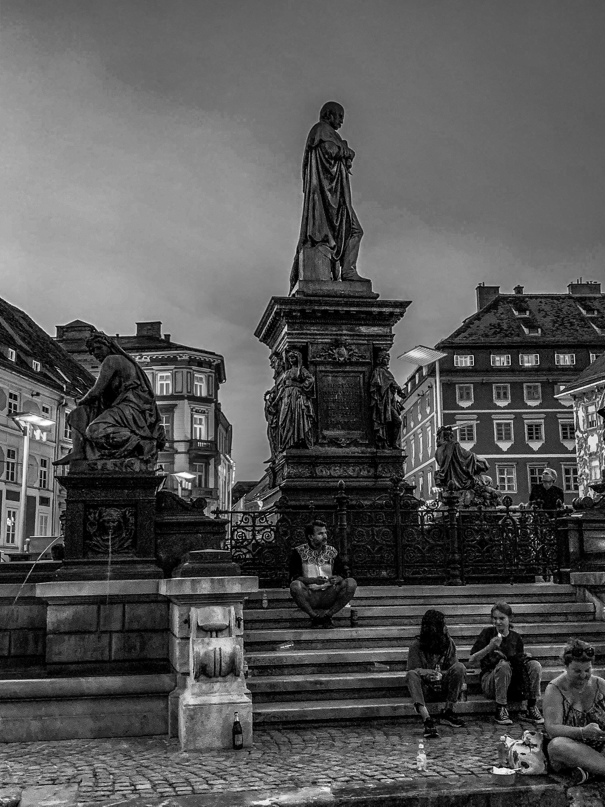
%> input picture Assignment 2 - Local operations/src/media/graz.png, 605 x 807 px
$ octave anisotropicGaussian.m   (GNU Octave 9; MATLAB toolbox functions it lacks are replaced by stand-ins)
%> lines starting %> are read from the running program, lines starting %| are printed output that depends on the picture
### Assignment 2 - Local operations/src/gaussianKernel.m
function res = gaussianKernel(sigma, angle)
    if sigma == 0
        res = 1;
        return;
    end
    if size(sigma) == 1
        sigma = [sigma, sigma];
    end
    angle = deg2rad(angle);
    kernelsize = 4*sigma+1;
    kernelsize = abs([cos(angle) sin(angle)]) .* kernelsize(1) + abs([sin(angle) cos(angle)]) .* kernelsize(2);
    % kernelsize = [abs(cos(angle))*kernelsize(1) + abs(sin(angle))*kernelsize(2), abs(sin(angle))*kernelsize(1) + abs(cos(angle))*kernelsize(2)];

    [X,Y] = meshgrid(1:kernelsize(2),1:kernelsize(1));
    X = X - kernelsize(2)/2;
    Y = Y - kernelsize(1)/2;
    Xg = X * cos(angle) - Y * sin(angle);
    Yg = X * sin(angle) + Y * cos(angle);

    res = exp(-(Xg.^2/(2*sigma(2)^2) + Yg.^2/(2*sigma(1)^2)));
    res = res / sum(res(:));
end

### Assignment 2 - Local operations/src/anisotropicGaussian.m
im = im2double(imread("./media/graz.png"));
%> im: size 807x605 double; min 0, max 1, mean 0.337

% Motion blur filter
motionblur_filter = gaussianKernel([10, 1], -45);
im_motionblur = imfilter(im, motionblur_filter, 'symmetric');
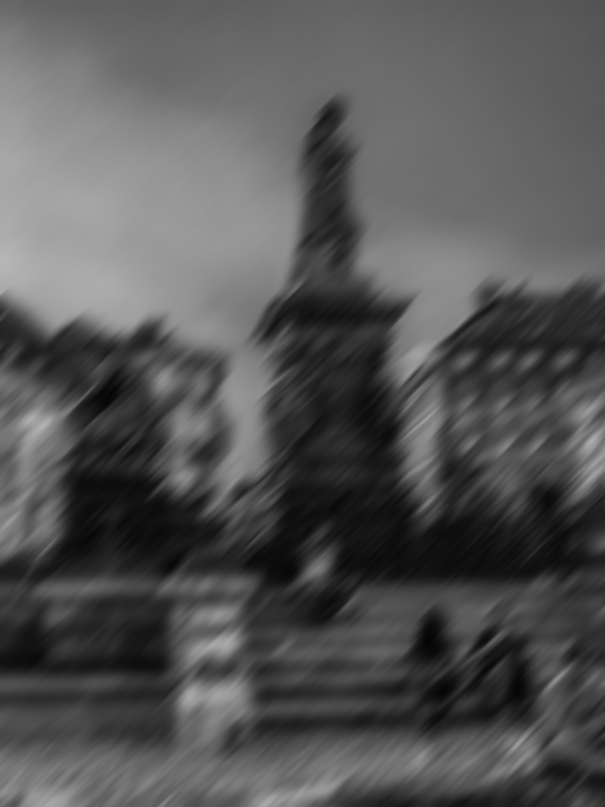
%> im_motionblur: size 807x605 double; min 0.0176, max 0.715, mean 0.337


blur_filter = gaussianKernel(10, 0);
im_blur = imfilter(im, blur_filter, 'symmetric');
figure(); imshow([im, im_motionblur], []); title("Anisotropic blur");
%> after `imshow([im, im_motionblur], [])`:
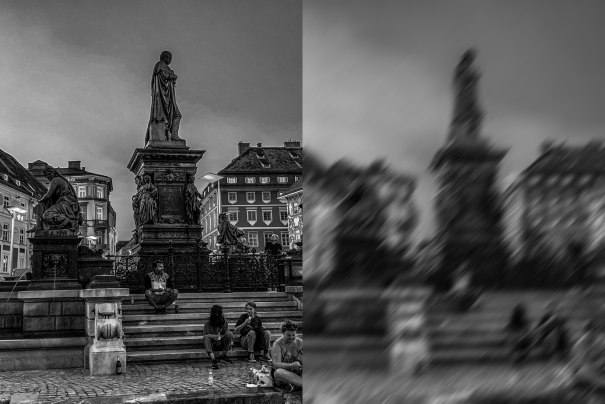
%> displayed picture: size 807x1210, on the screen's scale of 0 to 255 (shown at 1/2 size); min 0, max 255, mean 85.9
imwrite(im2uint8(im), "./out/5.im.jpg");
imwrite(im2uint8(motionblur_filter/(min(motionblur_filter(:))+max(motionblur_filter(:)))), "./out/5.motionblur_filter.jpg");
imwrite(im2uint8(im_motionblur), "./out/5.im_motionblur.jpg");
imwrite(im2uint8(blur_filter/(min(blur_filter(:))+max(blur_filter(:)))), "./out/5.blur_filter.jpg");
imwrite(im2uint8(im_blur), "./out/5.im_blur.jpg");

$ run again, with Assignment 2 - Local operations/src/media/delicate_arch.jpg saved as Assignment 2 - Local operations/src/media/graz.png
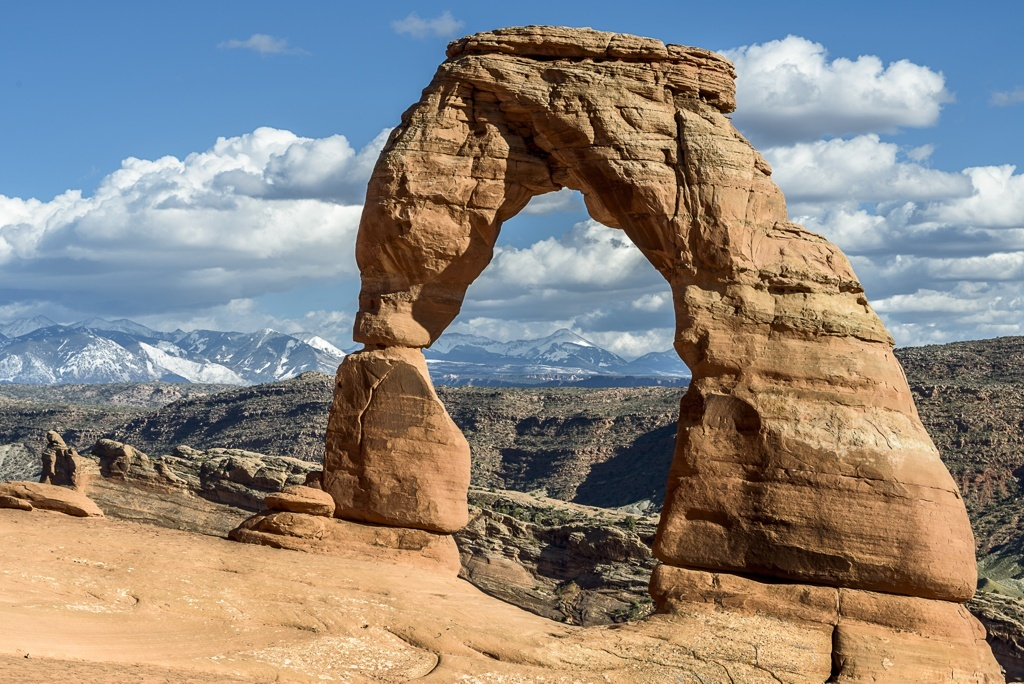
%> input picture Assignment 2 - Local operations/src/media/delicate_arch.jpg, 1024 x 684 px
%> `im_blur = imfilter(im, blur_filter, 'symmetric');`:
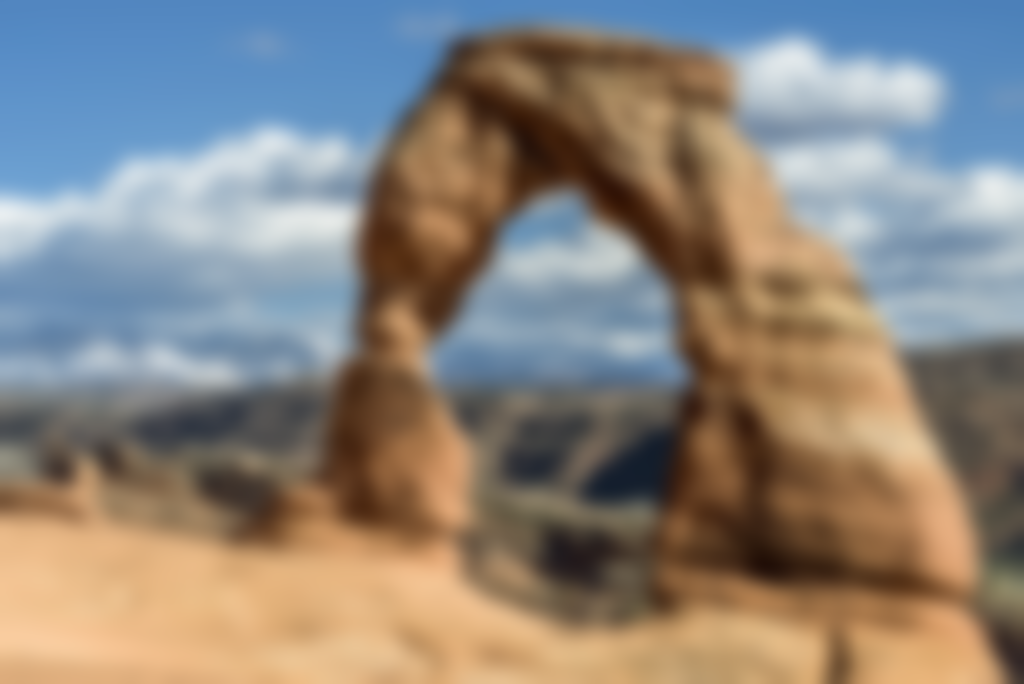
%> im_blur: size 684x1024x3 double; mean R, G, B 0.552, 0.525, 0.496; mean of the top-left, top-right, bottom-left and bottom-right quarters 0.573, 0.558, 0.546, 0.421
%> `imshow([im, im_motionblur], [])`:
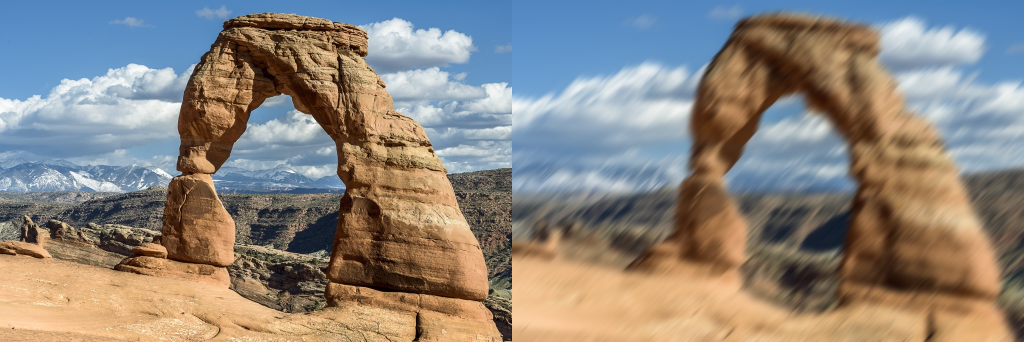
%> displayed picture: size 684x2048x3, on the screen's scale of 0 to 255 (shown at 1/2 size); mean R, G, B 140.8, 133.9, 126.5

$ run again, with Assignment 2 - Local operations/src/media/jellyfish.jpg saved as Assignment 2 - Local operations/src/media/graz.png
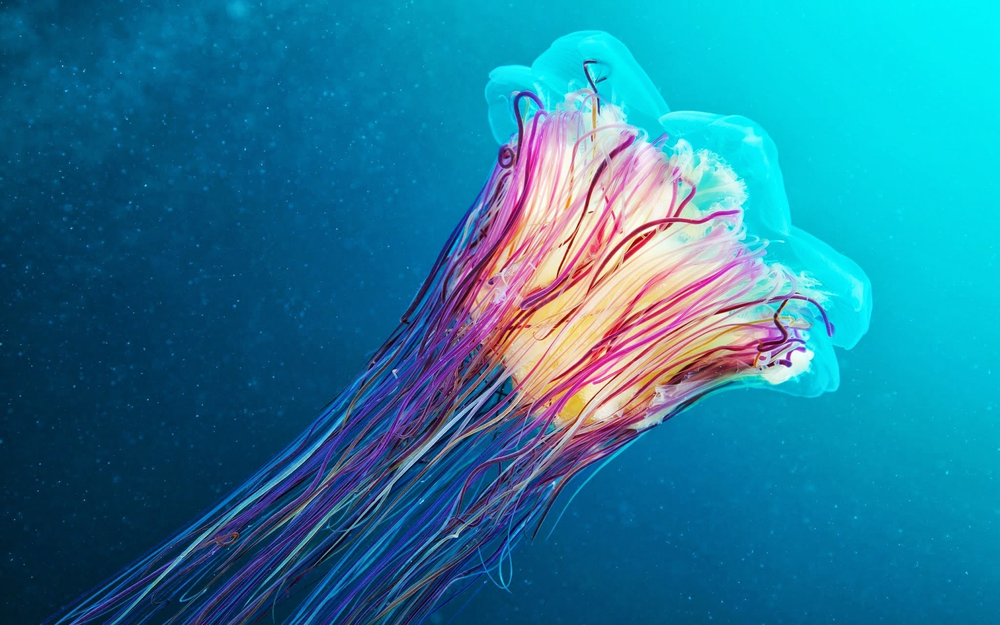
%> input picture Assignment 2 - Local operations/src/media/jellyfish.jpg, 1000 x 625 px, shrunk from 2048 x 1280 before the run
%> `im_blur = imfilter(im, blur_filter, 'symmetric');`:
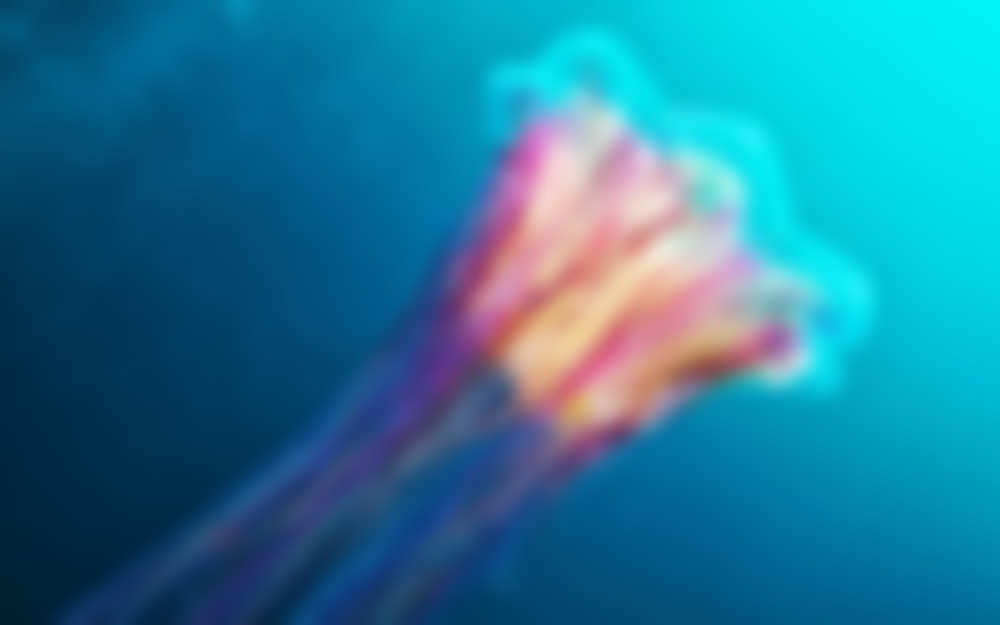
%> im_blur: size 625x1000x3 double; mean R, G, B 0.134, 0.481, 0.606; mean of the top-left, top-right, bottom-left and bottom-right quarters 0.317, 0.641, 0.236, 0.434
%> `imshow([im, im_motionblur], [])`:
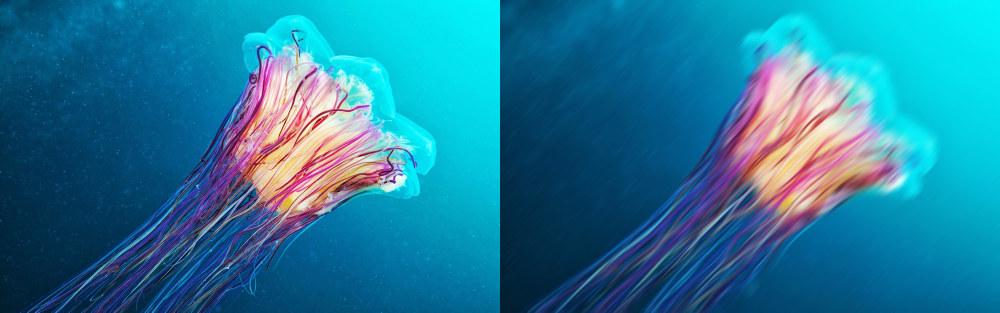
%> displayed picture: size 625x2000x3, on the screen's scale of 0 to 255 (shown at 1/2 size); mean R, G, B 34.1, 122.8, 154.5
